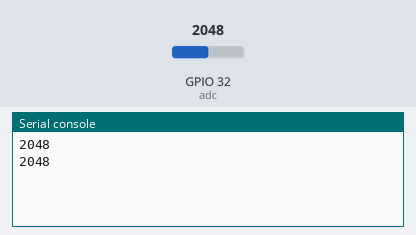
A program run on a simulated ESP32 board running MicroPython. Shown: the last lines printed to the serial console. Inputs (shaded band) come from the test bench; at power-on: GPIO 32 (adc) = 2048 (analog values on the 0–4095 scale).

Above: at 1.2 s.
1.3 s: GPIO 32 (adc) set to 2866
At 2.8 s:
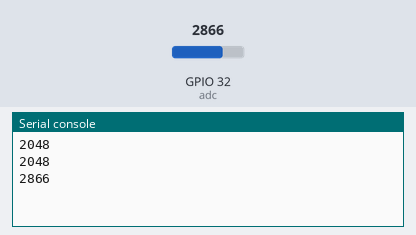
3.8 s: GPIO 32 (adc) set to 3603
At 5.5 s:
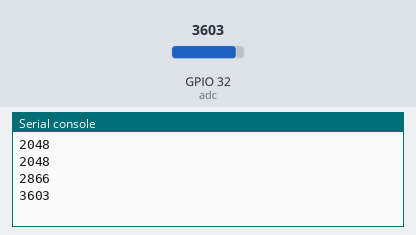
Timing chart, 0 to 7.0 s (numbered marks = the images above; inputs shaded):
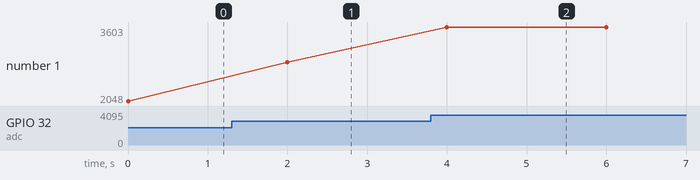

Measured:
- after the input at 1.3 s, the serial console: prints a new line after 0.70 s (image 1)
- after the input at 3.8 s, the serial console: prints a new line after 0.20 s (image 2)
- plotted number 1: 2048 → 2866 after the input at 1.3 s, 2866 → 3603 after the input at 3.8 s

The program:

adc.py
```python
from machine import ADC,Pin

adc = ADC(Pin(32,Pin.IN,Pin.PULL_DOWN))
print(adc.read())

# ADC.ATTN_0DB: 0dB 衰减，最大输入电压为 1.00v - 这是默认配置
# ADC.ATTN_2_5DB: 2.5dB 衰减，最大输入电压约为 1.34v
# ADC.ATTN_6DB: 6dB 衰减，最大输入电压约为 2.00v
# ADC.ATTN_11DB: 11dB 衰减，最大输入电压约为 3.6v
# set 11dB input attenuation (voltage range roughly 0.0v - 3.6v)
adc.atten(ADC.ATTN_11DB)

# ADC.WIDTH_9BIT: 9 位数据
# ADC.WIDTH_10BIT: 10 位数据
# ADC.WIDTH_11BIT: 11 位数据
# ADC.WIDTH_12BIT: 12 位数据 - 这是默认配置
# set 9 bit return values (returned range 0-511)
# adc.width(ADC.WIDTH_9BIT)

# read value using the newly configured attenuation and width
import time
while True:
    print(adc.read())
    time.sleep(2)
```
